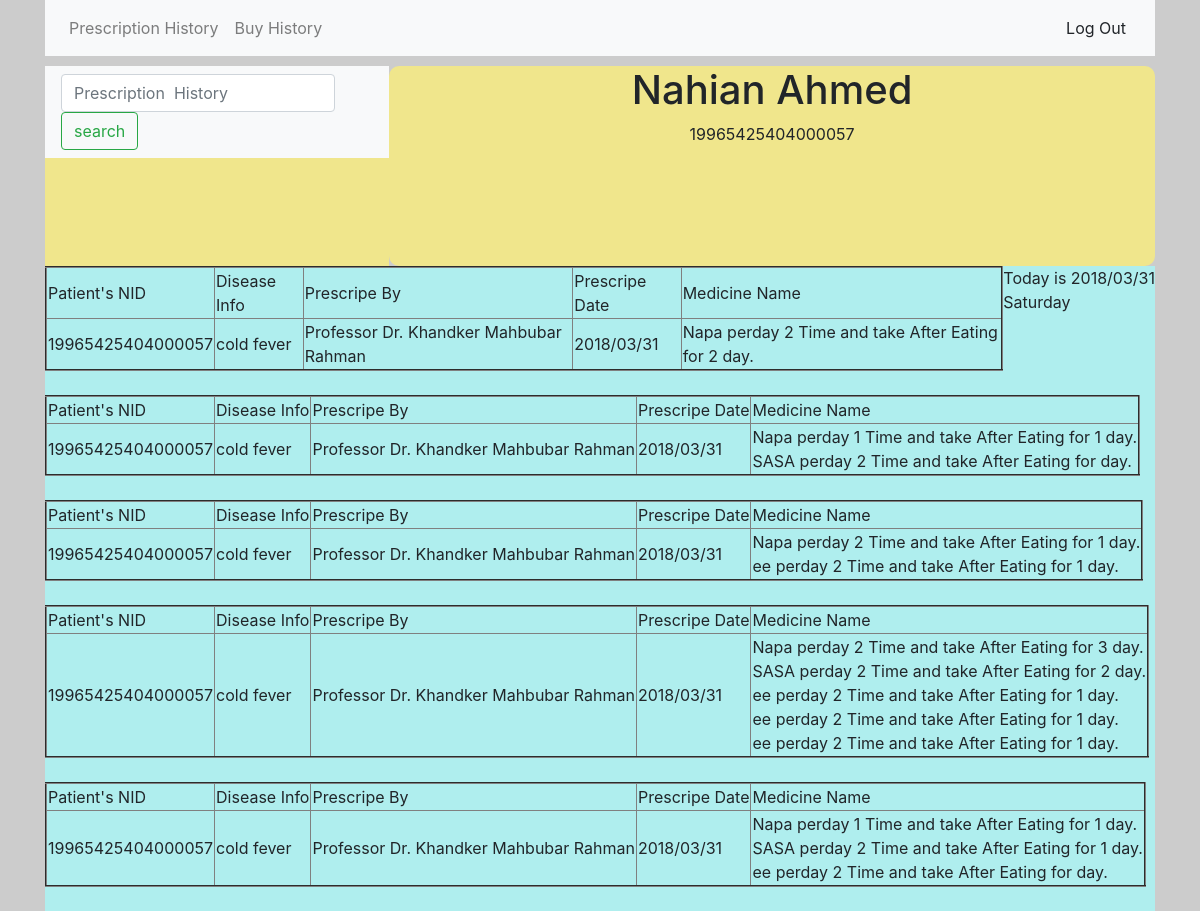
Page /patient_page_1.php (signed in) on the committed database.
### tables this page shows
CREATE TABLE `prescription` (
  `MedicinName` varchar(500) NOT NULL,
  `Disease_info` varchar(100) NOT NULL,
  `Date` varchar(100) NOT NULL,
  `Describtion` varchar(500) NOT NULL,
  `dname` varchar(100) NOT NULL,
  `DoctorID` varchar(100) NOT NULL,
  `PatientNID` varchar(100) NOT NULL,
  `pid` int(11) NOT NULL
);

### patient_page_1.php (the view, shortened to what this page needs)
<!doctype html>
<html lang="en">
  <head>
    <link rel="stylesheet" href="css/bootstrap.min.css">
  </head>
  <body>
    <?php
   $nid=$_SESSION["p_nid"];
   $name=$_SESSION["p_name"];
   include "connection.php";
   ?>
<div class=container>
<div class="manuber">
<nav class="navbar navbar-expand-lg navbar-light bg-light">
  <div class="collapse navbar-collapse" id="navbarTogglerDemo01">
    <ul class="navbar-nav mr-auto mt-2 mt-lg-0">
      <li class="nav-item">
        <a class="nav-link" href="patient_page_1.php">Prescription  History</a>
      </li>
      <li class="nav-item">
        <a class="nav-link" href="patient_page_2.php">Buy  History</a>
      </li>
    </ul>
    <form method="POST" action="logout.php">
      <button type="submit" class="btn btn-light" name="">Log Out</button>
    </form>
  </div>
</div>
<div class="pharma_Name">
  <h1><?php  echo $name;  ?></h1>
  <p><?php  echo $nid;  ?></p>
</div>
<div class="c2">
<div class="Date">
  <p><?php
echo "Today is " . date("Y/m/d") . "<br>";
echo  date("l");
?></p>
</div>
  <?php
$query=("select * from prescription where PatientNID ='$nid' ");
$result=mysqli_query($connection,$query);
if ($result) {
  while ($row = mysqli_fetch_array($result)) {
  echo " <table border='2'>
  <tr> <td>Patient's NID</td><td>Disease Info</td> <td>Prescripe By</td><td>Prescripe Date</td><td>Medicine Name</td></tr>
   <tr> <td>".$row["PatientNID"]."</td><td>".$row["Disease_info"]."</td> <td>".$row["dname"]."</td><td>".$row["Date"]."</td><td>".$row["MedicinName"]."</td></tr>
</table>
<br>
  ";
  }
}
else{
  echo "<h6 >NO RECORD FOUND</h6>";
}
?>
</div>
<div class="slideber">
  <nav class="navbar navbar-light bg-light">
  <form class="form-inline" method="POST">
   <input class="form-control mr-sm-2" type="search" placeholder="Prescription  History" aria-label="Search" name="search">
    <button class="btn btn-outline-success my-2 my-sm-0" type="submit" name="button">search</button></br>
  </form>
</nav>
</div>
</div>
  </body>
</html>

### rows in the picture
prescription: PatientNID "19965425404000057", Disease_info "cold fever", dname "Professor Dr. Khandker Mahbubar Rahman", Date "2018/03/31", MedicinName "Napa perday 2 Time and take After Eating for 2 day."
prescription: PatientNID "19965425404000057", Disease_info "cold fever", dname "Professor Dr. Khandker Mahbubar Rahman", Date "2018/03/31", MedicinName "Napa perday 1 Time and take After Eating for 1 day. SASA perday 2 Time and take After Eating for day."
prescription: PatientNID "19965425404000057", Disease_info "cold fever", dname "Professor Dr. Khandker Mahbubar Rahman", Date "2018/03/31", MedicinName "Napa perday 2 Time and take After Eating for 1 day. ee perday 2 Time and take After Eating for 1 day."
prescription: PatientNID "19965425404000057", Disease_info "cold fever", dname "Professor Dr. Khandker Mahbubar Rahman", Date "2018/03/31", MedicinName "Napa perday 2 Time and take After Eating for 3 day. SASA perday 2 Time and take After Eating for 2 day. ee perday 2 Time and take After Eating for 1 day. ee perday 2 Time and take After Eating for 1 day. ee perday 2 Time and take After Eating for 1 day."
prescription: PatientNID "19965425404000057", Disease_info "cold fever", dname "Professor Dr. Khandker Mahbubar Rahman", Date "2018/03/31", MedicinName "Napa perday 1 Time and take After Eating for 1 day. SASA perday 2 Time and take After Eating for 1 day. ee perday 2 Time and take After Eating for day."

### other values in the picture
$name "Nahian Ahmed"
$nid "19965425404000057"
